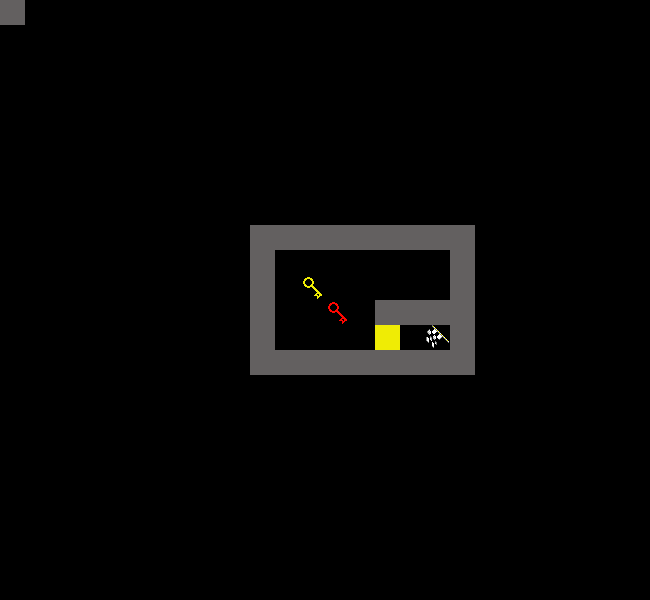

Below is a game level as drawn by its tile map, then a one-line description and the .tmx that defines it (tile-layer data replaced by summaries):
An orthogonal 26x24 tile map with 25x25 px tiles, 1 tile layer (map).

<map version="1.0" orientation="orthogonal" width="26" height="24" tilewidth="25" tileheight="25">
 <tileset firstgid="1" name="tileset" tilewidth="25" tileheight="25">
  <image source="tileset.png" trans="ff00ff" width="250" height="250" />
  <tile id="0">
   <properties>
    <property name="color" value="red" />
    <property name="type" value="key" />
   </properties>
  </tile>
  <tile id="1">
   <properties>
    <property name="color" value="yellow" />
    <property name="type" value="key" />
   </properties>
  </tile>
  <tile id="20">
   <properties>
    <property name="color" value="red" />
    <property name="type" value="door" />
   </properties>
  </tile>
  <tile id="21">
   <properties>
    <property name="color" value="yellow" />
    <property name="type" value="door" />
   </properties>
  </tile>
  <tile id="40">
   <properties>
    <property name="type" value="wall" />
   </properties>
  </tile>
  <tile id="50">
   <properties>
    <property name="type" value="start" />
   </properties>
  </tile>
  <tile id="51">
   <properties>
    <property name="type" value="goal" />
   </properties>
  </tile>
 </tileset>
 <layer name="map" width="26" height="24">
  <data>[624 cells, 35 non-empty, 6 distinct tile ids]</data>
 </layer>
</map>
